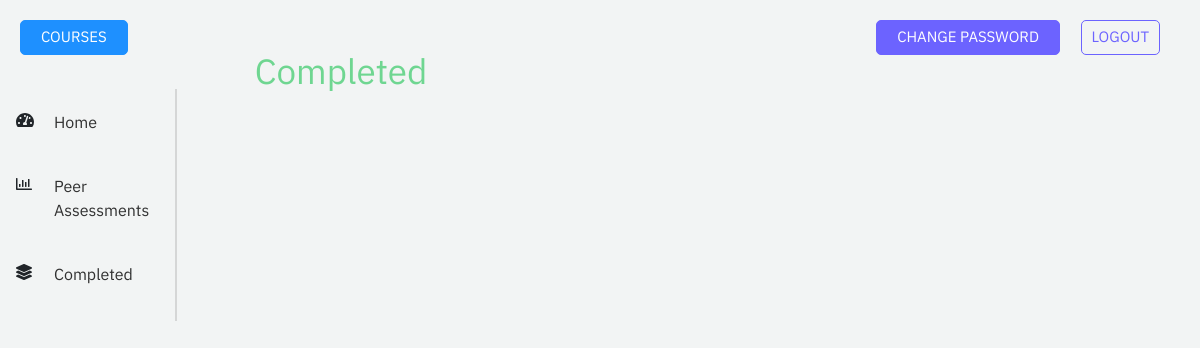
The page /4/completed-assessments (signed in) on the database as committed earlier.
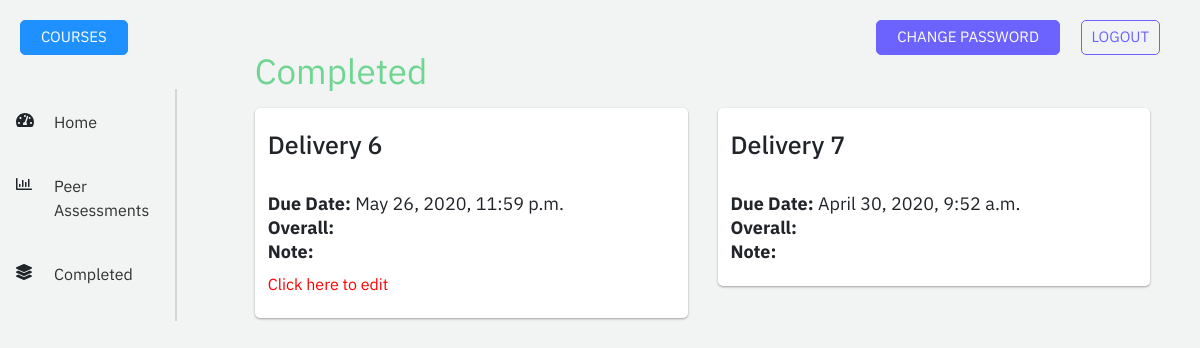
The same page on the database as committed later.
### accounts/models.py (models this page shows, shortened)
class Peer_Assessment(models.Model):
    name = models.CharField(max_length = 200,default="")
    start_date = models.DateTimeField(default = "")
    end_date = models.DateTimeField(default = "")
    is_published = models.BooleanField(default=False)
    def __str__(self):
        return self.name

### backend/views.py (the view)
# urls.py: path('<int:course_id>/completed-assessments', views.completed_assessments, name='completed-assessments'),
def completed_assessments(request, course_id):
    storage = messages.get_messages(request)
    course = get_object_or_404(Course, id=course_id)
    completed_assessments, editable_assessments = get_peer_assessments(request, course, completed=True)
    return render(request, 'backend/completed-assessments.html', {'course': course,
        'completed_assessments': completed_assessments, 'editable_assessments': editable_assessments})
    args = {'message': storage}

### accounts/helpers.py (called while the page is built)
def get_teammates(team, user, exclude=None):
    if exclude:
        exclude.append(user)
        teammates = Team_Enrollment.objects.filter(team=team).exclude(user__in=exclude).select_related('user')
    else:
        teammates = Team_Enrollment.objects.filter(team=team).exclude(user=user).select_related('user')
    return teammates

def get_current_team(user, course):
    active_teams = Team_Enrollment.objects.filter(user=user.pk, is_active=True).select_related('team')
    course_team = None
    for team in active_teams:
        if team.team.course_id == course.id:
            course_team = team
    return team

def get_student_assessments(request, course):
    current_user = request.user.pk
    course_assessments = Course_Assessment.objects.filter(course = course).select_related('assessment')
    assessments = []
    for assessment in course_assessments:
        student_assessment = Assessment_Completion.objects.filter(user_id=current_user).filter(assessment_id=assessment.assessment_id)
        assessments += student_assessment
    return assessments

### backend/templates/backend/completed-assessments.html (shortened to what this page needs)
<!DOCTYPE html>
<html lang="en" dir="ltr">
<head>
  {% load static %}
  <link rel="stylesheet" href="https://stackpath.bootstrapcdn.com/bootstrap/4.4.1/css/bootstrap.min.css">
  <link rel="stylesheet" href="{% static 'backend/globals.css' %}">
  <link rel="stylesheet" href="{% static 'backend/navbar.css' %}">
  <link rel="stylesheet" href="{% static 'backend/completed-assessments.css' %}">
</head>
<body>
  <div class="row">
    <div class="col-lg-2 col-md-2">
      <nav class="navbar navbar-expand-lg">
        <div class="collapse navbar-collapse" id="navbarToggler">
          <ul class="navbar-nav fixed flex-column">
            <li class="nav-item">
              <i class="fas fa-tachometer-alt navigation-img"></i>
              <a class="nav-link navigation-link" href="{% url 'student-home' course.id %}">Home</a>
            </li>
            <li class="nav-item">
              <i class="far fa-chart-bar navigation-img"></i>
              <a class="nav-link navigation-link" href="{% url 'peer-assessments' course.id %}">Peer Assessments</a>
            </li>
            <li class="nav-item">
              <i class="fas fa-layer-group navigation-img"></i>
              <a class="nav-link navigation-link" href="">Completed</a>
            </li>
          </ul>
          <div class="vl"></div>
        </div>
      </nav>
    </div>
    <div class="col-lg-10 col-md-12">
      <div class="container-fluid">
        <h1 class="main-header">Completed</h1>
        <div id="assessment-section" class="row justify-content-start">
          {% for assessment in completed_assessments %}
          <div class="col-lg-6 col-md-6">
            <div class="box border-shadow">
              <h2 class="assessment-name">{{ assessment }}</h2><br>
              <h3 class="due-date"><strong>Due Date: </strong>{{ assessment.end_date }}</h3><br>
              <h3 class="overall"><strong>Overall: </strong></h3><br>
              <h3 class="note"><strong>Note: </strong></h3><br>
              {% if assessment in editable_assessments %}
              <p class="edit-text">Click here to edit</p>
              {% endif %}
            </div>
          </div>
          {% endfor %}
        </div>
      </div>
    </div>
  </div>
  <a class="change-password-btn" href="{% url 'change-password' %}">CHANGE PASSWORD</a>
  <a class="logout-btn" href="{% url 'log_out' %}">LOGOUT</a>
  <a class="courses-btn" href="{% url 'courses' %}">COURSES</a>
</body>
</html>

Rows that differ between the two databases and show on the page:
now on this page (row edited): Peer_Assessment: name "Delivery 6", end_date "May 26, 2020, 11:59 p.m.", shows "Click here to edit"
now on this page (row edited): Peer_Assessment: name "Delivery 7", end_date "April 30, 2020, 9:52 a.m."
